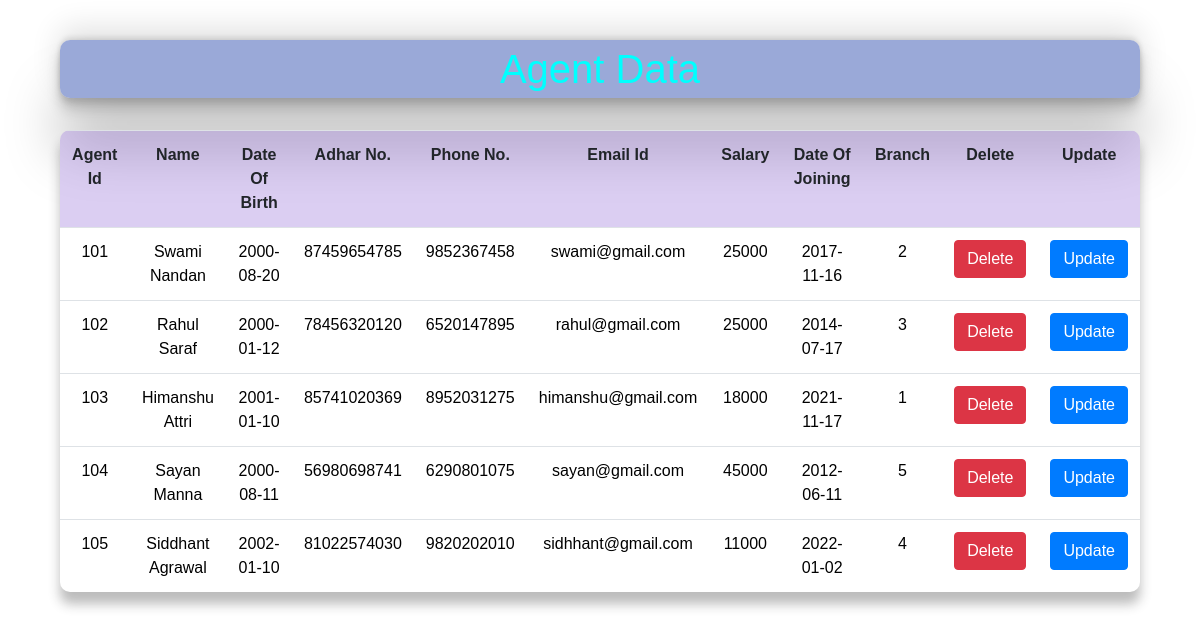
The page /agentData.php on the database its author committed.
### tables this page shows
CREATE TABLE `agent` (
  `agent_id` int(11) NOT NULL,
  `name` varchar(20) DEFAULT NULL,
  `date_of_birth` date DEFAULT NULL,
  `adhar_no` varchar(12) DEFAULT NULL,
  `phone` varchar(10) DEFAULT NULL,
  `email_id` varchar(25) DEFAULT NULL,
  `salary` int(11) DEFAULT NULL,
  `join_date` date DEFAULT NULL,
  `branch_id` int(11) DEFAULT NULL
);

### agentData.php (the view, shortened to what this page needs)
<!DOCTYPE html>
<html lang="en">
<head>
    <link rel="stylesheet" href="https://cdn.jsdelivr.net/npm/bootstrap@4.6.1/dist/css/bootstrap.min.css">
</head>
<body>
    <div class="container">
        <div class="col-lg-12">
            <h1 class="text-center">Agent Data</h1><br>
            <table class="table table-border table-hover table-stripped">
                <tr>
                    <th>Agent Id</th>
                    <th>Name</th>
                    <th>Date Of Birth</th>
                    <th>Adhar No.</th>
                    <th>Phone No.</th>
                    <th>Email Id</th>
                    <th>Salary</th>
                    <th>Date Of Joining</th>
                    <th>Branch</th>
                    <th>Delete</th>
                    <th>Update</th>
                </tr>
                <?php
                include 'conn.php';
                $q="select * from agent";
                $query=mysqli_query($con,$q);
                while($res=mysqli_fetch_array($query)) {
                ?>
                <tr>
                    <td><?php echo $res['agent_id']; ?></th>
                    <td><?php echo $res['name']; ?></th>
                    <td><?php echo $res['date_of_birth']; ?></th>
                    <td><?php echo $res['adhar_no']; ?></th>
                    <td><?php echo $res['phone']; ?></th>
                    <td><?php echo $res['email_id']; ?></th>
                    <td><?php echo $res['salary']; ?></th>
                    <td><?php echo $res['join_date']; ?></th>
                    <td><?php echo $res['branch_id']; ?></th>
                    <td><button class="btn-danger btn" name="del"><a href="adelete.php?id=<?php echo $res['agent_id']; ?>" class="text-white">Delete</a></button></td>
                    <td><button class="btn-primary btn"><a href="aupdate.php?id=<?php echo $res['agent_id']; ?>" class="text-white">Update</a></button></td>
                </tr>
             <?php  } ?>
            </table>
        </div>
    </div>
</body>
</html>

### agentData.php (style rules this page uses)
body { background-image:url("002.png"); background-position: center; background-size: cover; background-repeat: no-repeat; font-family:sans-serif; margin-top: 40px; }
h1 { padding: 5px; background-color: rgba(88, 112, 190,0.6); color: aqua; box-shadow: rgba(0, 0, 0, 0.25) 0px 54px 55px, rgba(0, 0, 0, 0.12) 0px -12px 30px, rgba(0, 0, 0, 0.12) 0px 4px 6px, rgba(0, 0, 0, 0.17) 0px 12px 13px, rgba(0, 0, 0, 0.09) 0px -3px 5px; border-radius: 10px; }
table { width: 100%; border-radius: 10px; border-width: 0px; border-collapse: collapse; border-spacing: 0; text-align: center; overflow: hidden; box-shadow: 0 12px 12px rgba(32,32,32,0.3); }
td { color: black; }
th { border-width: 0px; background-color: rgba(166, 133, 222,0.4); ; }

### rows shown on the page
agent: agent_id "101", name "Swami Nandan", date_of_birth "2000-08-20", adhar_no "87459654785", phone "9852367458", email "swami@gmail.com", salary "25000", join_date "2017-11-16", branch "2"
agent: agent_id "102", name "Rahul Saraf", date_of_birth "2000-01-12", adhar_no "78456320120", phone "6520147895", email "rahul@gmail.com", salary "25000", join_date "2014-07-17", branch "3"
agent: agent_id "103", name "Himanshu Attri", date_of_birth "2001-01-10", adhar_no "85741020369", phone "8952031275", email "himanshu@gmail.com", salary "18000", join_date "2021-11-17", branch "1"
agent: agent_id "104", name "Sayan Manna", date_of_birth "2000-08-11", adhar_no "56980698741", phone "6290801075", email "sayan@gmail.com", salary "45000", join_date "2012-06-11", branch "5"
agent: agent_id "105", name "Siddhant Agrawal", date_of_birth "2002-01-10", adhar_no "81022574030", phone "9820202010", email "sidhhant@gmail.com", salary "11000", join_date "2022-01-02", branch "4"
